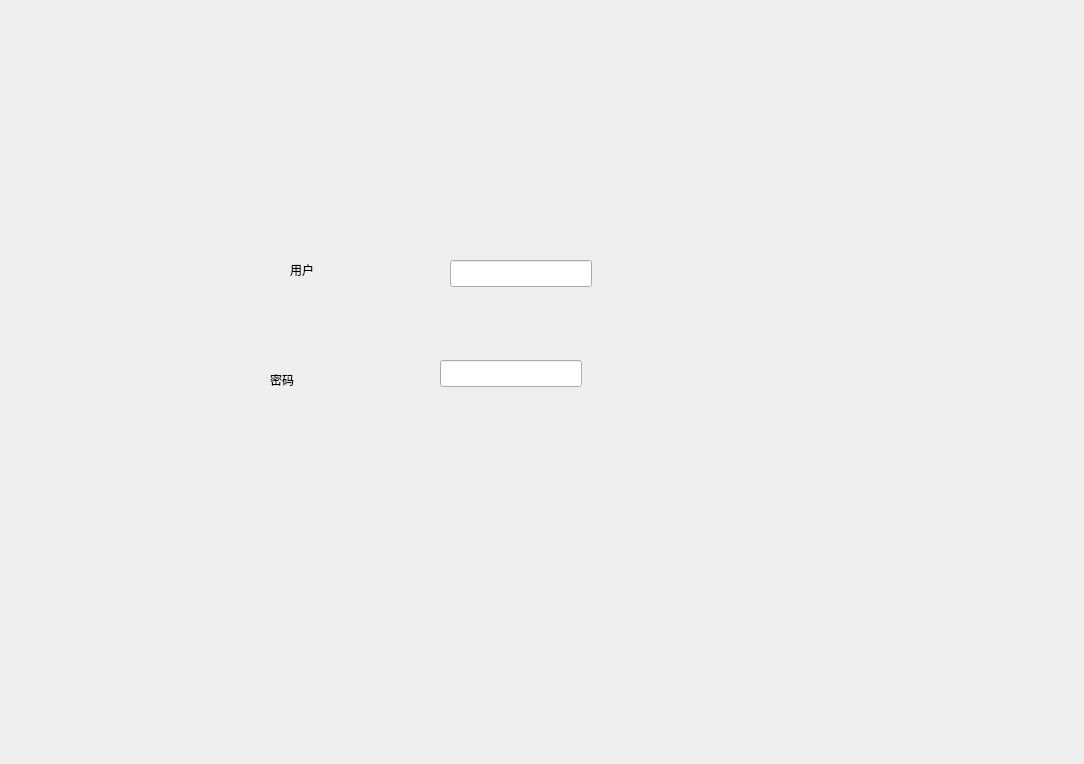
<?xml version="1.0" encoding="UTF-8"?>
<ui version="4.0">
 <class>Widget</class>
 <widget class="QWidget" name="Widget">
  <property name="geometry">
   <rect>
    <x>0</x>
    <y>0</y>
    <width>1084</width>
    <height>764</height>
   </rect>
  </property>
  <property name="windowTitle">
   <string>Widget</string>
  </property>
  <widget class="QLabel" name="label_title">
   <property name="geometry">
    <rect>
     <x>91</x>
     <y>461</y>
     <width>16</width>
     <height>19</height>
    </rect>
   </property>
   <property name="text">
    <string/>
   </property>
  </widget>
  <widget class="QLabel" name="label_user">
   <property name="geometry">
    <rect>
     <x>290</x>
     <y>260</y>
     <width>30</width>
     <height>20</height>
    </rect>
   </property>
   <property name="text">
    <string>用户</string>
   </property>
  </widget>
  <widget class="QLabel" name="label_pw">
   <property name="geometry">
    <rect>
     <x>270</x>
     <y>370</y>
     <width>30</width>
     <height>20</height>
    </rect>
   </property>
   <property name="text">
    <string>密码</string>
   </property>
  </widget>
  <widget class="QLineEdit" name="lineEdit_user">
   <property name="geometry">
    <rect>
     <x>450</x>
     <y>260</y>
     <width>142</width>
     <height>27</height>
    </rect>
   </property>
  </widget>
  <widget class="QLineEdit" name="lineEdit_pw">
   <property name="geometry">
    <rect>
     <x>440</x>
     <y>360</y>
     <width>142</width>
     <height>27</height>
    </rect>
   </property>
  </widget>
  <widget class="QPushButton" name="pushButton_ok">
   <property name="geometry">
    <rect>
     <x>664</x>
     <y>989</y>
     <width>80</width>
     <height>29</height>
    </rect>
   </property>
   <property name="text">
    <string>ok</string>
   </property>
  </widget>
  <widget class="QPushButton" name="pushButton_quit">
   <property name="geometry">
    <rect>
     <x>950</x>
     <y>989</y>
     <width>93</width>
     <height>29</height>
    </rect>
   </property>
   <property name="text">
    <string>PushButton</string>
   </property>
  </widget>
 </widget>
 <resources/>
 <connections>
  <connection>
   <sender>pushButton_quit</sender>
   <signal>clicked()</signal>
   <receiver>Widget</receiver>
   <slot>close()</slot>
   <hints>
    <hint type="sourcelabel">
     <x>1419</x>
     <y>1053</y>
    </hint>
    <hint type="destinationlabel">
     <x>533</x>
     <y>391</y>
    </hint>
   </hints>
  </connection>
 </connections>
</ui>
